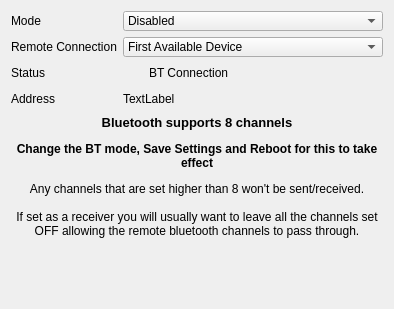
            <widget class="QWidget" name="tabBT">
             <attribute name="title">
              <string>BlueTooth</string>
             </attribute>
             <layout class="QGridLayout" name="gridLayout">
              <item row="1" column="1" colspan="2">
               <widget class="QComboBox" name="cmbBTRmtMode">
                <property name="minimumSize">
                 <size>
                  <width>0</width>
                  <height>20</height>
                 </size>
                </property>
                <property name="maximumSize">
                 <size>
                  <width>16777215</width>
                  <height>20</height>
                 </size>
                </property>
                <property name="toolTip">
                 <string>&lt;html&gt;&lt;head/&gt;&lt;body&gt;&lt;p&gt;&lt;span style=&quot; font-weight:600;&quot;&gt;First Available - &lt;/span&gt;Connects to the first available device found&lt;br/&gt;&lt;span style=&quot; font-weight:600;&quot;&gt;XX:XX:XX:XX:XX:XX&lt;/span&gt; - Valid devices found will show their address, select one to only pair to this device&lt;br/&gt;&lt;br/&gt;&lt;span style=&quot; text-decoration: underline;&quot;&gt;If you only want to connect to a single device,&lt;/span&gt;&lt;br/&gt;1) Set Mode to Receiver, Scan only&lt;br/&gt;2) Turn on the Head tracker board or your radio Trainer Slave/Bluetooth mode.&lt;br/&gt;3) Wait for the device to be discovered.&lt;br/&gt;4) Select the desired BT Address from the drop down&lt;br/&gt;5) Set Mode to Receiver Mode&lt;/p&gt;&lt;/body&gt;&lt;/html&gt;</string>
                </property>
                <item>
                 <property name="text">
                  <string>First Available Device</string>
                 </property>
                </item>
               </widget>
              </item>
              <item row="3" column="1">
               <widget class="QLabel" name="lblBLEAddress">
                <property name="minimumSize">
                 <size>
                  <width>0</width>
                  <height>20</height>
                 </size>
                </property>
                <property name="maximumSize">
                 <size>
                  <width>16777215</width>
                  <height>20</height>
                 </size>
                </property>
                <property name="text">
                 <string notr="true">TextLabel</string>
                </property>
               </widget>
              </item>
              <item row="0" column="1" colspan="2">
               <widget class="QComboBox" name="cmbBtMode">
                <property name="enabled">
                 <bool>true</bool>
                </property>
                <property name="minimumSize">
                 <size>
                  <width>0</width>
                  <height>20</height>
                 </size>
                </property>
                <property name="maximumSize">
                 <size>
                  <width>16777215</width>
                  <height>20</height>
                 </size>
                </property>
                <item>
                 <property name="text">
                  <string>Disabled</string>
                 </property>
                </item>
                <item>
                 <property name="text">
                  <string>FrSky - Wireless Transmitter (Head)</string>
                 </property>
                </item>
                <item>
                 <property name="text">
                  <string>FrSky - Wireless Receiver (Remote)</string>
                 </property>
                </item>
                <item>
                 <property name="text">
                  <string>FrSky - Wireless Receiver - Scanner Mode</string>
                 </property>
                </item>
               </widget>
              </item>
              <item row="1" column="0">
               <widget class="QLabel" name="lblPairWith">
                <property name="minimumSize">
                 <size>
                  <width>0</width>
                  <height>20</height>
                 </size>
                </property>
                <property name="maximumSize">
                 <size>
                  <width>16777215</width>
                  <height>20</height>
                 </size>
                </property>
                <property name="text">
                 <string>Remote Connection</string>
                </property>
               </widget>
              </item>
              <item row="5" column="0" colspan="3">
               <widget class="QLabel" name="label_30">
                <property name="text">
                 <string>&lt;html&gt;&lt;head/&gt;&lt;body&gt;&lt;p align=&quot;center&quot;&gt;&lt;span style=&quot; font-size:10pt; font-weight:600;&quot;&gt;Bluetooth supports 8 channels&lt;/span&gt;&lt;/p&gt;&lt;p align=&quot;center&quot;&gt;&lt;span style=&quot; font-weight:600;&quot;&gt;Change the BT mode, Save Settings and Reboot for this to take effect&lt;/span&gt;&lt;/p&gt;&lt;p align=&quot;center&quot;&gt;Any channels that are set higher than 8 won't be sent/received.&lt;br/&gt;&lt;br/&gt;If set as a receiver you will usually want to leave all the channels set OFF allowing the remote bluetooth channels to pass through.&lt;/p&gt;&lt;p align=&quot;center&quot;&gt;&lt;span style=&quot; font-weight:600;&quot;&gt;&lt;br/&gt;&lt;/span&gt;&lt;/p&gt;&lt;/body&gt;&lt;/html&gt;</string>
                </property>
                <property name="wordWrap">
                 <bool>true</bool>
                </property>
                <property name="margin">
                 <number>10</number>
                </property>
               </widget>
              </item>
              <item row="2" column="1">
               <layout class="QHBoxLayout" name="horizontalLayout_5">
                <item>
                 <widget class="Led" name="btLed" native="true">
                  <property name="sizePolicy">
                   <sizepolicy hsizetype="Fixed" vsizetype="Fixed">
                    <horstretch>0</horstretch>
                    <verstretch>0</verstretch>
                   </sizepolicy>
                  </property>
                  <property name="minimumSize">
                   <size>
                    <width>20</width>
                    <height>20</height>
                   </size>
                  </property>
                  <property name="maximumSize">
                   <size>
                    <width>20</width>
                    <height>20</height>
                   </size>
                  </property>
                 </widget>
                </item>
                <item>
                 <widget class="QLabel" name="lblBTConnected">
                  <property name="minimumSize">
                   <size>
                    <width>0</width>
                    <height>20</height>
                   </size>
                  </property>
                  <property name="maximumSize">
                   <size>
                    <width>16777215</width>
                    <height>20</height>
                   </size>
                  </property>
                  <property name="text">
                   <string>BT Connection</string>
                  </property>
                 </widget>
                </item>
               </layout>
              </item>
              <item row="0" column="0">
               <widget class="QLabel" name="label_5">
                <property name="minimumSize">
                 <size>
                  <width>0</width>
                  <height>20</height>
                 </size>
                </property>
                <property name="maximumSize">
                 <size>
                  <width>16777215</width>
                  <height>20</height>
                 </size>
                </property>
                <property name="text">
                 <string>Mode</string>
                </property>
               </widget>
              </item>
              <item row="2" column="0">
               <widget class="QLabel" name="label_29">
                <property name="minimumSize">
                 <size>
                  <width>0</width>
                  <height>20</height>
                 </size>
                </property>
                <property name="maximumSize">
                 <size>
                  <width>16777215</width>
                  <height>20</height>
                 </size>
                </property>
                <property name="text">
                 <string>Status</string>
                </property>
               </widget>
              </item>
              <item row="3" column="0">
               <widget class="QLabel" name="label">
                <property name="minimumSize">
                 <size>
                  <width>0</width>
                  <height>20</height>
                 </size>
                </property>
                <property name="maximumSize">
                 <size>
                  <width>16777215</width>
                  <height>20</height>
                 </size>
                </property>
                <property name="text">
                 <string>Address</string>
                </property>
               </widget>
              </item>
              <item row="6" column="0" colspan="3">
               <spacer name="verticalSpacer_11">
                <property name="orientation">
                 <enum>Qt::Orientation::Vertical</enum>
                </property>
                <property name="sizeHint" stdset="0">
                 <size>
                  <width>20</width>
                  <height>20</height>
                 </size>
                </property>
               </spacer>
              </item>
             </layout>
            </widget>
